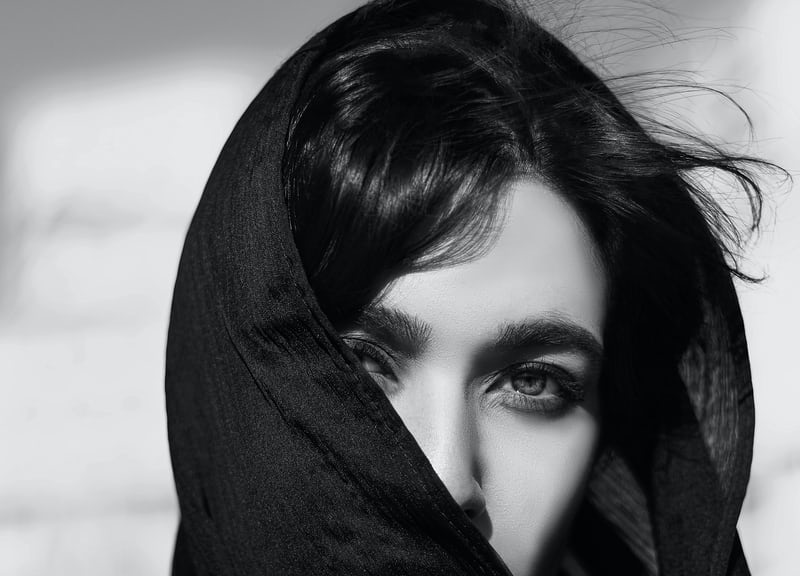
#> input picture imgs/one.jfif, 800 x 576 px
$ python transfms.py
#> lines starting #> are read from the running program, lines starting #| are printed output that depends on the picture
import cv2 as cv
import numpy as np
img=cv.imread('imgs/one.jfif')
#> img is the input picture: shape (576, 800, 3); mean B, G, R 110.8, 108.8, 107.8
# cv.imshow("First",img)

cv.waitKey(0)

def translate(img,x,y):
#> called with x = -200, y = -200
    transMat=np.float32([[1,0,x],[0,1,y]])
    dimensions=(img.shape[1],img.shape[0])
#> dimensions = (800, 576)
    return cv.warpAffine(img,transMat,dimensions)
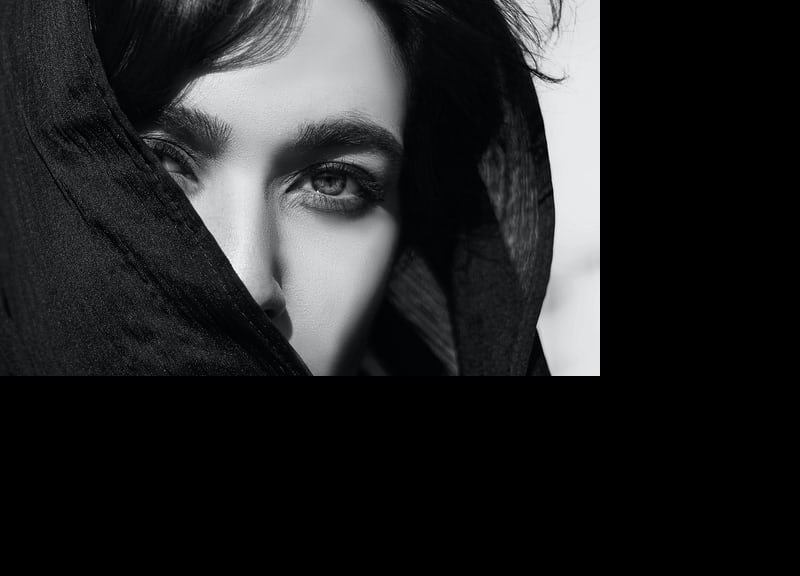
#> returned value: shape (576, 800, 3); mean of channels 0, 1, 2 38.1, 37.1, 36.6; drawn as B, G, R

# -x--left
# -y --upshift
# x shift to right
# y  shift down
# translating
translated =translate(img,-200,-200)
# cv.imshow("trans",translated)

# rotation
def rotate(img,angle,rotPoint=None):
#> called with angle = 45
    (height,width)=img.shape[:2]
#> height = 576; width = 800

    if rotPoint is None:
        rotPoint=(width//2,height//2)
#> rotPoint = (400, 288)

    rotMat=cv.getRotationMatrix2D(rotPoint,angle,1.0)
    dimensions=(width,height)
#> dimensions = (800, 576)
    return cv.warpAffine(img,rotMat,dimensions)
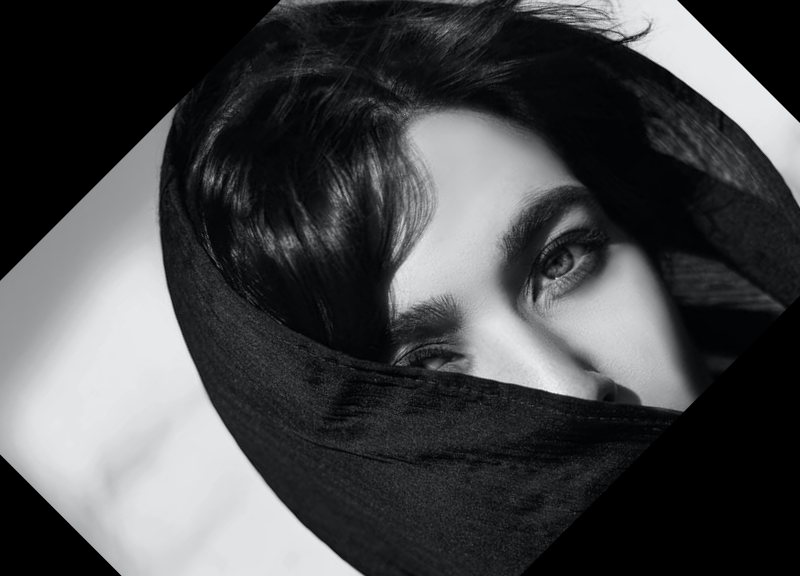
#> returned value: shape (576, 800, 3); mean of channels 0, 1, 2 73.6, 72, 71.2; drawn as B, G, R

rotated=rotate(img,45)
# cv.imshow('rotated',rotated)

# resize image
# enlarging use cubic and area
resized =cv.resize(img,(500,500),interpolation=cv.INTER_CUBIC)
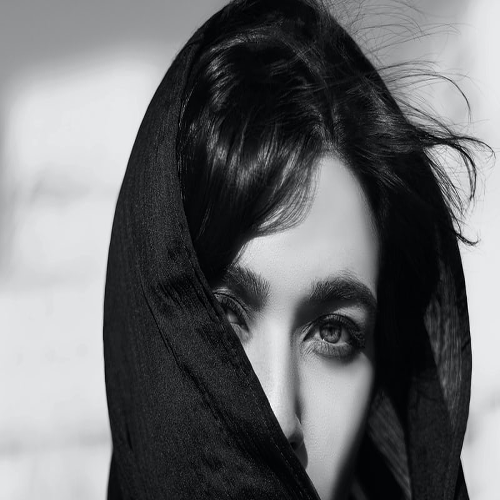
#> resized: shape (500, 500, 3); mean B, G, R 110.8, 108.8, 107.8
# cv.imshow("b",resized);


#flipping image
flip=cv.flip(img,-1)
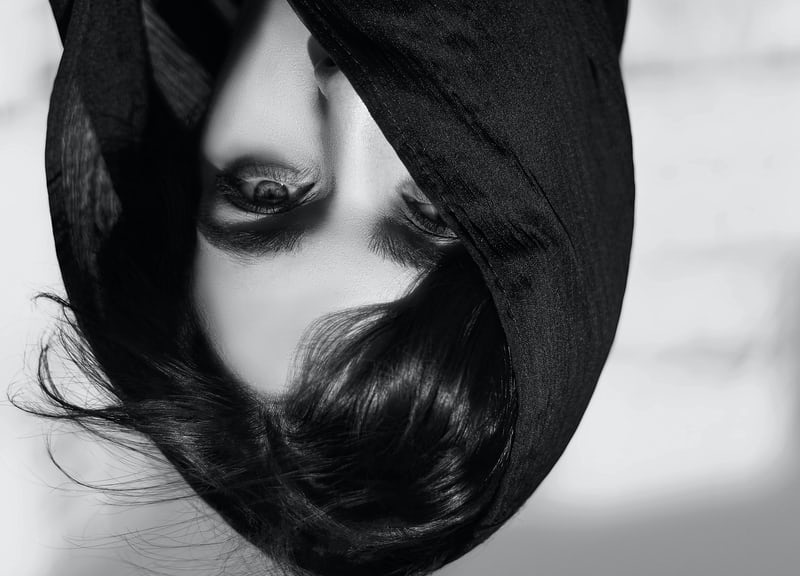
#> flip: shape (576, 800, 3); mean B, G, R 110.8, 108.8, 107.8
# cv.imshow("f",flip)

#cropping

cv.waitKey(0)
